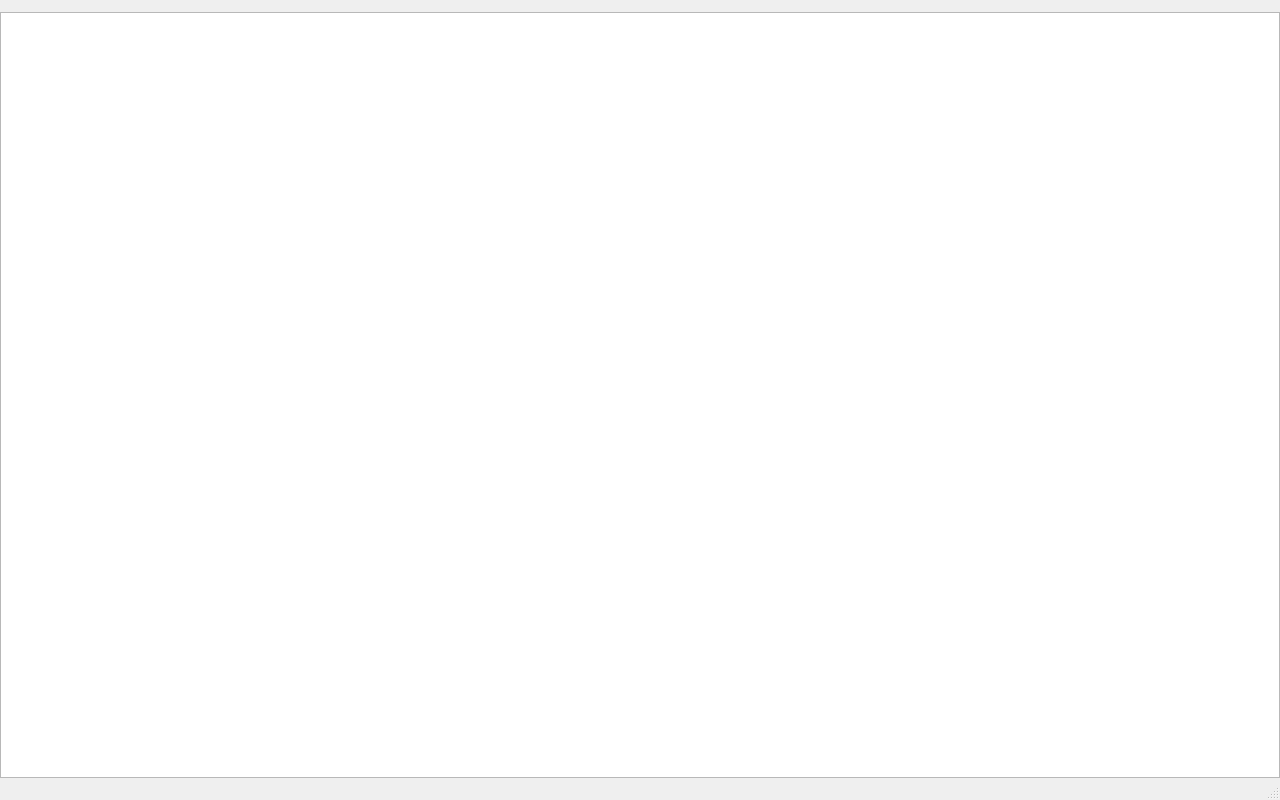
<?xml version="1.0" encoding="UTF-8"?>
<ui version="4.0">
 <class>MainWindow</class>
 <widget class="QMainWindow" name="MainWindow">
  <property name="geometry">
   <rect><x>0</x><y>0</y><width>1280</width><height>800</height></rect>
  </property>
  <property name="windowTitle"><string>ACOUSTIMETER — Supervision</string></property>
  <property name="minimumSize"><size><width>1000</width><height>650</height></size></property>
  <widget class="QWidget" name="centralWidget">
   <layout class="QVBoxLayout" name="mainVLayout">
    <property name="spacing"><number>0</number></property>
    <property name="leftMargin"><number>0</number></property>
    <property name="topMargin"><number>0</number></property>
    <property name="rightMargin"><number>0</number></property>
    <property name="bottomMargin"><number>0</number></property>
    <item>
     <widget class="QWidget" name="voieBar">
      <property name="minimumHeight"><number>36</number></property>
      <property name="maximumHeight"><number>36</number></property>
      <layout class="QHBoxLayout" name="voieBarLayout">
       <property name="leftMargin"><number>10</number></property>
       <property name="topMargin"><number>0</number></property>
       <property name="rightMargin"><number>10</number></property>
       <property name="bottomMargin"><number>0</number></property>
       <property name="spacing"><number>6</number></property>
      </layout>
     </widget>
    </item>
    <item>
     <layout class="QHBoxLayout" name="centerLayout">
      <property name="spacing"><number>0</number></property>
      <item>
       <widget class="QWidget" name="chartsContainer">
        <layout class="QGridLayout" name="chartsGrid">
         <property name="spacing"><number>5</number></property>
         <property name="leftMargin"><number>6</number></property>
         <property name="topMargin"><number>6</number></property>
         <property name="rightMargin"><number>6</number></property>
         <property name="bottomMargin"><number>6</number></property>
        </layout>
       </widget>
      </item>
      <item>
       <widget class="QWidget" name="sidebar">
        <property name="minimumWidth"><number>260</number></property>
        <property name="maximumWidth"><number>280</number></property>
        <layout class="QVBoxLayout" name="sidebarLayout">
         <property name="spacing"><number>0</number></property>
         <property name="leftMargin"><number>0</number></property>
         <property name="topMargin"><number>0</number></property>
         <property name="rightMargin"><number>0</number></property>
         <property name="bottomMargin"><number>0</number></property>
        </layout>
       </widget>
      </item>
     </layout>
    </item>
    <item>
     <widget class="QTextEdit" name="logView">
      <property name="readOnly"><bool>true</bool></property>
      <property name="minimumHeight"><number>85</number></property>
      <property name="maximumHeight"><number>95</number></property>
     </widget>
    </item>
   </layout>
  </widget>
  <widget class="QMenuBar" name="menuBar"/>
  <widget class="QStatusBar" name="statusBar"/>
 </widget>
</ui>
